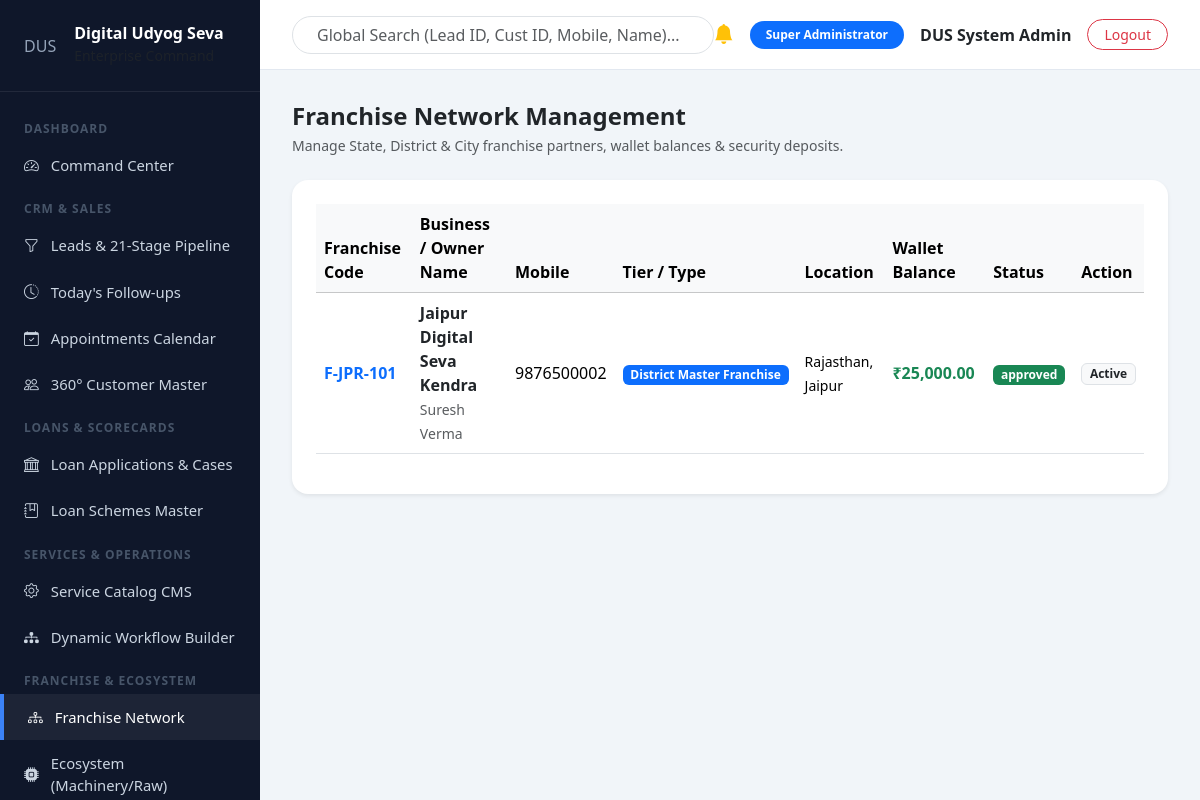
Screenshot of /admin/franchises.php (signed in) with the database file from the repository.
### tables this page shows
CREATE TABLE IF NOT EXISTS `franchises` (
  `id` INT AUTO_INCREMENT PRIMARY KEY,
  `franchise_code` VARCHAR(50) UNIQUE NOT NULL,
  `user_id` INT UNIQUE NOT NULL,
  `franchise_type_id` INT NULL,
  `owner_name` VARCHAR(150) NOT NULL,
  `business_name` VARCHAR(200) NOT NULL,
  `mobile` VARCHAR(20) NOT NULL,
  `email` VARCHAR(150) NOT NULL,
  `pan` VARCHAR(20) DEFAULT NULL,
  `aadhaar_masked` VARCHAR(20) DEFAULT NULL,
  `gstin` VARCHAR(20) DEFAULT NULL,
  `address` TEXT,
  `state` VARCHAR(100) NOT NULL,
  `district` VARCHAR(100) NOT NULL,
  `city` VARCHAR(100) NOT NULL,
  `pincode` VARCHAR(10) NOT NULL,
  `security_amount` DECIMAL(12,2) DEFAULT 0.00,
  `wallet_balance` DECIMAL(12,2) DEFAULT 25000.00,
  `status` ENUM('pending', 'approved', 'suspended', 'rejected') DEFAULT 'approved',
  `created_at` TIMESTAMP DEFAULT CURRENT_TIMESTAMP,
  FOREIGN KEY (`user_id`) REFERENCES `users`(`id`) ON DELETE CASCADE,
  FOREIGN KEY (`franchise_type_id`) REFERENCES `franchise_types`(`id`) ON DELETE SET NULL
);

CREATE TABLE IF NOT EXISTS `franchise_types` (
  `id` INT AUTO_INCREMENT PRIMARY KEY,
  `type_name` VARCHAR(100) NOT NULL,
  `tier_level` INT DEFAULT 1,
  `default_commission_rate` DECIMAL(5,2) DEFAULT 10.00,
  `status` ENUM('active', 'inactive') DEFAULT 'active'
);

### includes/helpers.php (called while the page is built, shortened)
<?php
function format_inr($amount) {
    return '₹' . number_format((float)$amount, 2, '.', ',');
}

### admin/franchises.php (the view, shortened to what this page needs)
<?php
require_once __DIR__ . '/includes/admin_header.php';
global $pdo;
$franchises = $pdo->query("
    SELECT f.*, ft.type_name
    FROM franchises f
    LEFT JOIN franchise_types ft ON f.franchise_type_id = ft.id
    ORDER BY f.id DESC
")->fetchAll();
?>
<div class="d-flex justify-content-between align-items-center mb-4">
    <div>
        <h4 class="font-heading fw-bold mb-1">Franchise Network Management</h4>
        <p class="text-muted small mb-0">Manage State, District & City franchise partners, wallet balances & security deposits.</p>
    </div>
</div>
<div class="card border-0 shadow-sm rounded-4 p-4 bg-white">
    <div class="table-responsive">
        <table class="table table-hover align-middle">
            <thead class="table-light">
                <tr>
                    <th>Franchise Code</th>
                    <th>Business / Owner Name</th>
                    <th>Mobile</th>
                    <th>Tier / Type</th>
                    <th>Location</th>
                    <th>Wallet Balance</th>
                    <th>Status</th>
                    <th>Action</th>
                </tr>
            </thead>
            <tbody>
                <?php if (empty($franchises)): ?>
                    <tr><td colspan="8" class="text-center text-muted py-4">No franchise partners registered yet.</td></tr>
                <?php else: ?>
                    <?php foreach ($franchises as $fr): ?>
                        <tr>
                            <td class="fw-bold text-primary"><?php echo htmlspecialchars($fr['franchise_code']); ?></td>
                            <td>
                                <strong class="d-block text-dark"><?php echo htmlspecialchars($fr['business_name']); ?></strong>
                                <small class="text-muted"><?php echo htmlspecialchars($fr['owner_name']); ?></small>
                            </td>
                            <td><?php echo htmlspecialchars($fr['mobile']); ?></td>
                            <td><span class="badge bg-primary"><?php echo htmlspecialchars($fr['type_name'] ?: 'City Partner'); ?></span></td>
                            <td><small><?php echo htmlspecialchars($fr['state'] . ', ' . $fr['district']); ?></small></td>
                            <td class="fw-bold text-success"><?php echo format_inr($fr['wallet_balance']); ?></td>
                            <td><span class="badge bg-success"><?php echo htmlspecialchars($fr['status']); ?></span></td>
                            <td>
                                <?php if ($fr['status'] === 'pending'): ?>
                                    <form action="" method="POST" class="d-inline">
                                        <input type="hidden" name="action" value="approve_franchise">
                                        <input type="hidden" name="franchise_id" value="<?php echo $fr['id']; ?>">
                                        <button type="submit" class="btn btn-sm btn-success rounded-pill px-3">Approve</button>
                                    </form>
                                <?php else: ?>
                                    <span class="badge bg-light text-dark border">Active</span>
                                <?php endif; ?>
                            </td>
                        </tr>
                    <?php endforeach; ?>
                <?php endif; ?>
            </tbody>
        </table>
    </div>
</div>
<?php require_once __DIR__ . '/includes/admin_footer.php'; ?>

### rows the page displays
franchises: franchise_code "F-JPR-101", business_name "Jaipur Digital Seva Kendra", owner_name "Suresh Verma", mobile "9876500002", franchise_type.type_name "District Master Franchise", state+district "Rajasthan, Jaipur", wallet_balance "₹25,000.00", status "approved", shows "Active"

### other values shown
$current_user['role_name'] "Super Administrator"
$current_user['name'] "DUS System Admin"
